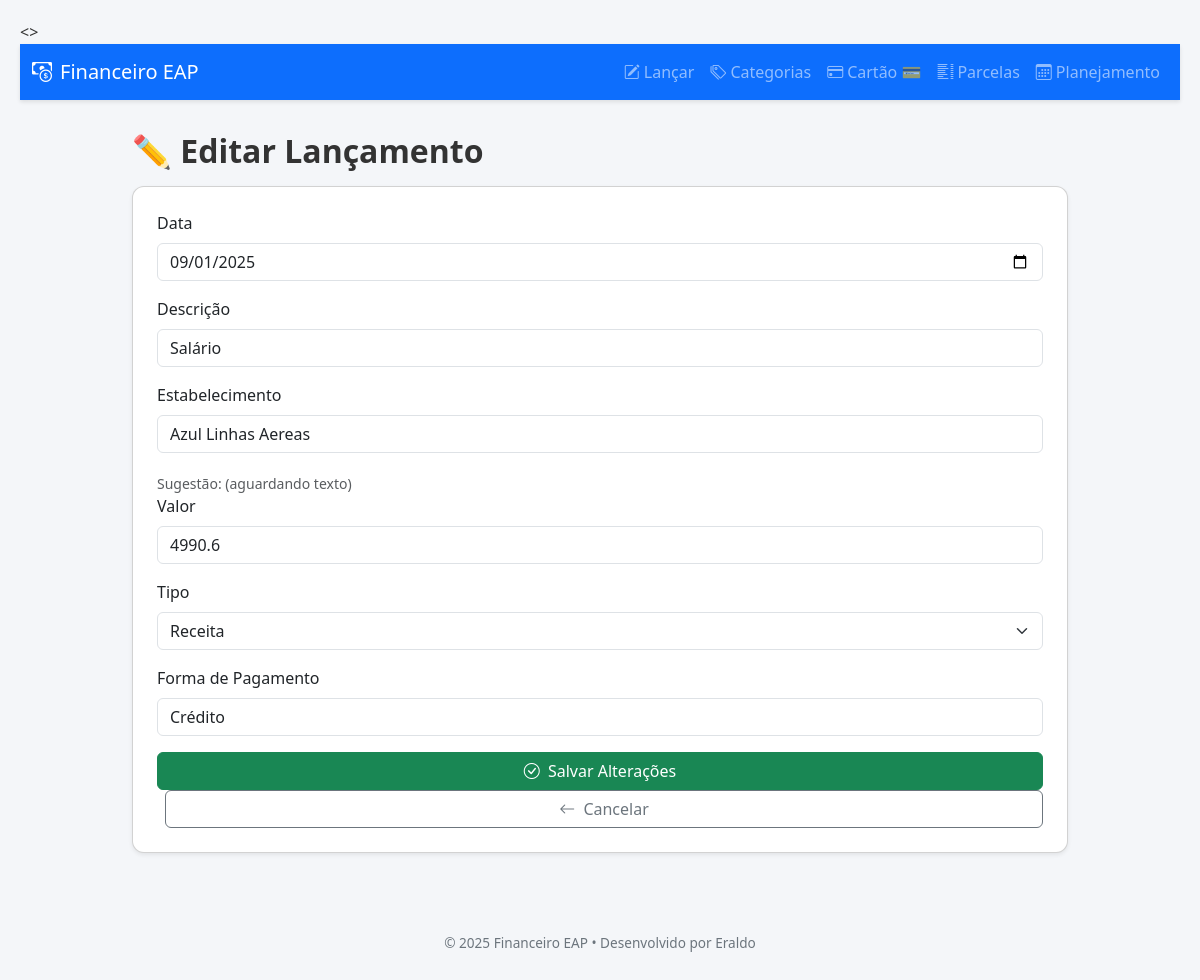
The page /editar/1 on the database its author committed.
### models.py (models this page shows)
class Lancamento(db.Model):
    __tablename__ = "lancamento"
    id = db.Column(db.Integer, primary_key=True)
    descricao = db.Column(db.String(200), nullable=False)
    valor = db.Column(db.Numeric(12, 2), nullable=False)
    data = db.Column(db.Date, nullable=False)
    tipo = db.Column(db.String(50), nullable=False)  # Receita ou Despesa
    categoria = db.Column(db.String(100), nullable=False)
    forma_pagamento = db.Column(db.String(50), nullable=False)

### financeiro.py (the view, shortened to what this page needs)
@app.route("/editar/<int:id>", methods=["GET", "POST"])
def editar(id):
    lanc = Lancamento.query.get_or_404(id)
    return render_template("editar.html", lancamento=lanc)

### financeiro.py (called while the page is built)
@app.context_processor
def inject_now():
    return {'now': datetime.now}

### templates/editar.html (shortened to what this page needs)
{% extends "base.html" %}
{% block content %}
  <h2 class="section-title">✏️ Editar Lançamento</h2>
  <form method="POST" class="card p-4 mb-4">
    <div class="mb-3">
      <label for="data" class="form-label">Data</label>
      <input type="date" class="form-control" id="data" name="data" value="{{ lancamento.data }}" required>
    </div>
    <div class="mb-3">
      <label for="descricao" class="form-label">Descrição</label>
      <input type="text" class="form-control" id="descricao" name="descricao" value="{{ lancamento.descricao }}" required>
    </div>
    <div class="mb-3">
      <label for="estabelecimento" class="form-label">Estabelecimento</label>
      <input type="text" class="form-control" id="estabelecimento" name="estabelecimento" value="{{ lancamento.estabelecimento }}">
    </div>
    <div class="form-text text-muted" id="categoriaSugestao">
        Sugestão: (aguardando texto)
    </div>
    <div class="mb-3">
      <label for="valor" class="form-label">Valor</label>
      <input type="number" step="0.01" class="form-control" id="valor" name="valor" value="{{ lancamento.valor }}" required>
    </div>
    <div class="mb-3">
      <label for="tipo" class="form-label">Tipo</label>
      <select class="form-select" id="tipo" name="tipo" required>
        <option value="Receita" {% if lancamento.tipo == 'Receita' %}selected{% endif %}>Receita</option>
      </select>
    </div>
    <div class="mb-3">
      <label for="forma_pagamento" class="form-label">Forma de Pagamento</label>
      <input type="text" class="form-control" id="forma_pagamento" name="forma_pagamento" value="{{ lancamento.forma_pagamento }}">
    </div>
    <button type="submit" class="btn btn-success">
      <i class="bi bi-check-circle me-1"></i> Salvar Alterações
    </button>
    <a href="{{ url_for('index') }}" class="btn btn-outline-secondary ms-2">
      <i class="bi bi-arrow-left me-1"></i> Cancelar
    </a>
  </form>
{% endblock %}

### static/style.css (style rules this page uses)
a { color: #007bff; text-decoration: none; }

### templates/base.html (style rules this page uses)
.card { border-radius: 0.75rem; box-shadow: 0 0.125rem 0.25rem rgba(0,0,0,0.075); }
.section-title { font-weight: 600; margin-top: 2rem; margin-bottom: 1rem; }

### rows shown on the page
Lancamento: data "09/01/2025", descricao "Salário", estabelecimento "Azul Linhas Aereas", valor "4990.6", tipo "Receita", forma_pagamento "Crédito"
